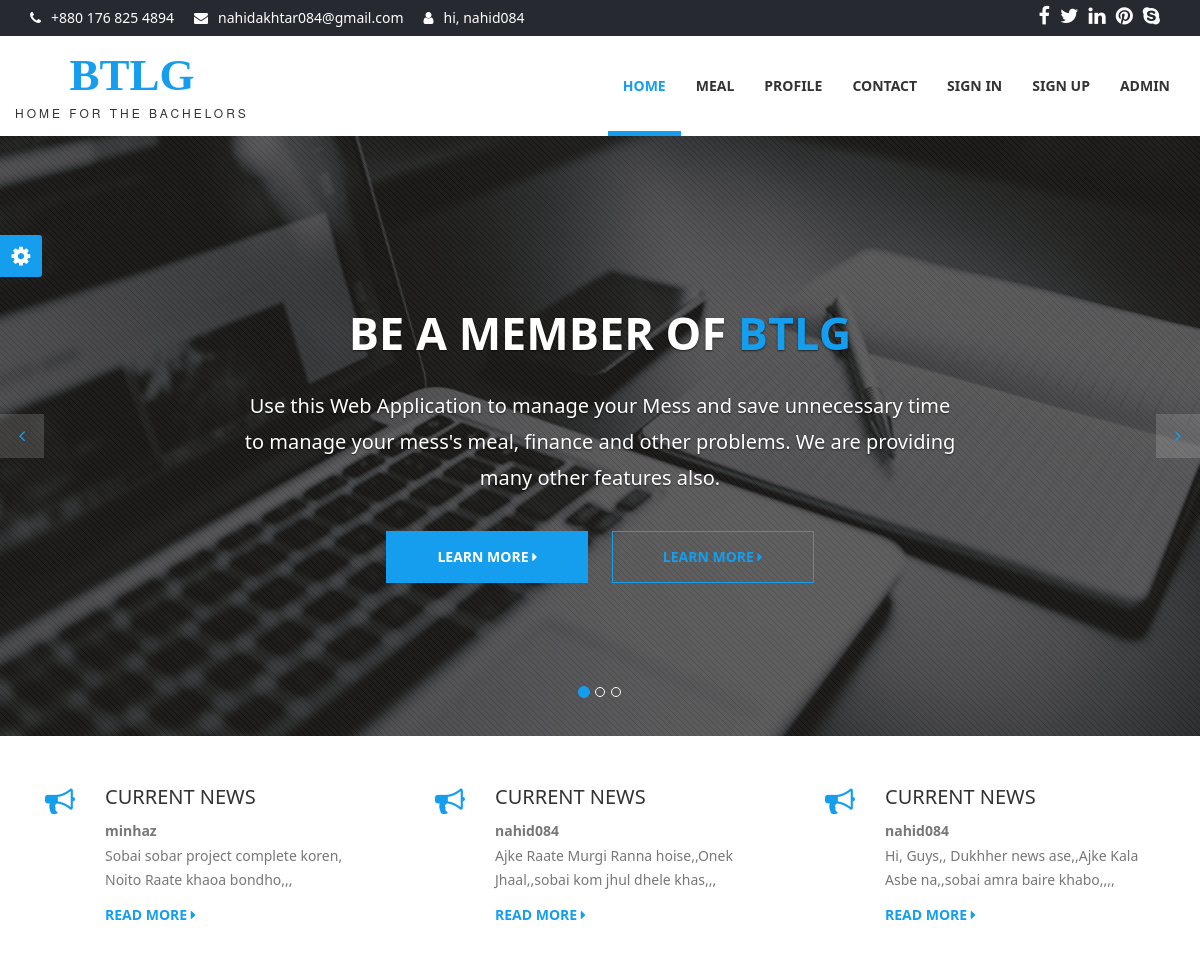
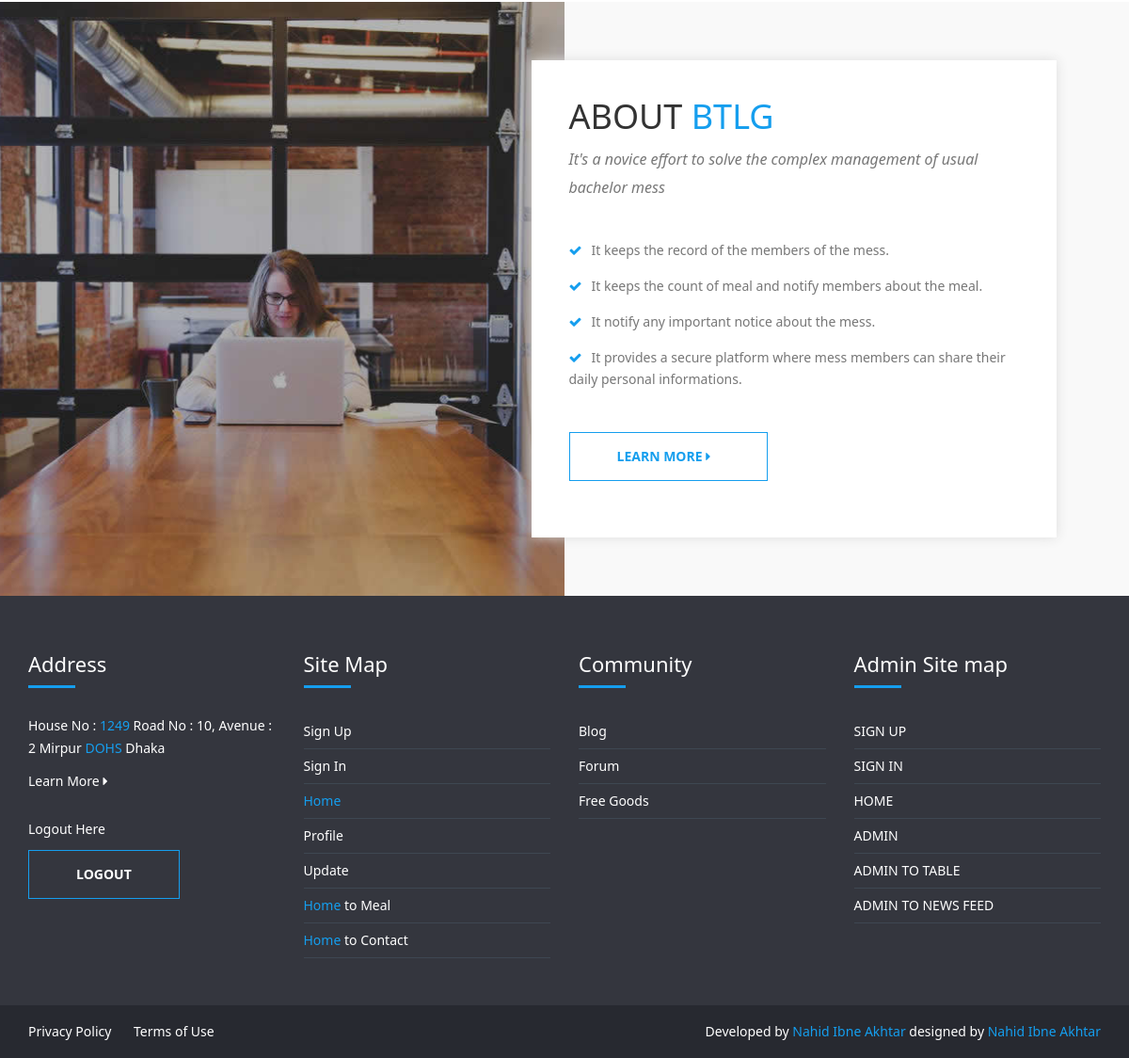
The app's page /index.php (signed in) with its own data (2 pictures, top to bottom).
### tables this page shows
CREATE TABLE `currentnews` (
  `newsid` int(15) NOT NULL,
  `uid` int(11) NOT NULL,
  `news` varchar(1500) NOT NULL,
  `cdate` varchar(25) NOT NULL
);

CREATE TABLE `member` (
  `uid` int(11) NOT NULL,
  `username` varchar(50) NOT NULL,
  `firstname` varchar(50) NOT NULL,
  `lastname` varchar(50) NOT NULL,
  `email` varchar(100) NOT NULL,
  `phoneno` varchar(20) NOT NULL,
  `secondaryphoneno` varchar(20) NOT NULL,
  `birthdate` varchar(100) NOT NULL,
  `mphoto` longblob DEFAULT NULL,
  `address` varchar(300) NOT NULL,
  `password` varchar(100) NOT NULL,
  `memberstatus` int(3) NOT NULL
);

### index.php (the view, shortened to what this page needs)
<?php
include "lib/connection.php";
if(isset($_SESSION['username'])){
    $crntusr = $_SESSION['username'];
}else{
    $crntusr ="";
}
$queryid = "SELECT uid FROM member WHERE username = '$crntusr'";
$result1 = mysqli_query($conn,$queryid);
while($row = mysqli_fetch_array($result1)){
    $id = $row['uid'];}
    ?>
    <!DOCTYPE html>
    <html>
    <head>
        <link rel="stylesheet" href="https://cdnjs.cloudflare.com/ajax/libs/font-awesome/4.5.0/css/font-awesome.min.css">
        <link rel="stylesheet" href="scss/main.css">
        <link rel="stylesheet" href="scss/skin.css">
    </head>
    <body id="wrapper">
        <section id="top-header">
            <div class="container">
                <div class="row">
                    <div class="col-md-7 col-sm-7 col-xs-7 top-header-links">
                        <ul class="contact_links">
                            <li><i class="fa fa-phone"></i><a href="#">+880 176 825 4894</a></li>
                            <li><i class="fa fa-envelope"></i><a href="#">nahidakhtar084@gmail.com</a></li>
                            <li><i class="fa fa-user"></i><?php
                            if(isset($_SESSION['username'])){
                               echo "hi, ".$_SESSION['username'];
                           }?></li>
                       </ul>
                   </div>
                   <div class="col-md-5 col-sm-5 col-xs-5 social">
                    <ul class="social_links">
                        <li><a href="#"><i class="fa fa-facebook"></i></a></li>
                        <li><a href="#"><i class="fa fa-twitter"></i></a></li>
                        <li><a href="#"><i class="fa fa-linkedin"></i></a></li>
                        <li><a href="#"><i class="fa fa-pinterest"></i></a></li>
                        <li><a href="#"><i class="fa fa-skype"></i></a></li>
                    </ul>
                </div>
            </div>
        </div>
</section>
<header>
    <nav class="navbar navbar-inverse">
        <div class="container">
            <div class="row">
                <div class="navbar-header">
                    <a class="navbar-brand" href="#">
                        <h1>BTLG</h1><span>Home for the Bachelors</span></a>
                    </div>
                    <div id="navbar" class="collapse navbar-collapse navbar-right">
                        <ul class="nav navbar-nav">
                            <li class="active"><a href="#">Home</a></li>
                            <li><a href="meal.php?id=<?php
                            if($id != null){
                               echo $id;}else{
                                header('location: login.php');
                            }
                            ?>">Meal</a></li>
                        <li><a href="profile.php?username=<?php
                        if(isset($_SESSION['username'])){
                           echo $_SESSION['username'];}else{
                            echo "";
                        }
                           ?>">Profile</a></li>
                        <li><a href="contact.html">Contact</a></li>
                        <li><a href="login.php">Sign In</a></li>
                        <li><a href="registration.php">Sign Up</a></li>
                    <?php
                        $queryadmin = "SELECT memberstatus FROM member WHERE username = '$crntusr'";
                        $result1 = mysqli_query($conn,$queryadmin);
                        $ad =0;
                        while($row = mysqli_fetch_array($result1)){
                         $ad = $row['memberstatus'];}
                         if($ad == 2){
                          ?>
                          <li><a href="admin/admin.php?id=<?php echo $id?>">Admin</a></li>
                    <?php
                      }
                    ?>
                  </ul>
              </div>
          </div>
      </div>
  </nav>
</header>
<div id="myCarousel" class="carousel slide">
    <ol class="carousel-indicators">
        <li data-target="#myCarousel" data-slide-to="0" class="active"></li>
        <li data-target="#myCarousel" data-slide-to="1"></li>
        <li data-target="#myCarousel" data-slide-to="2"></li>
    </ol>
    <div class="carousel-inner">
        <div class="item active">
            <div class="fill" style="background-image:url('img/banner-slide-1.jpg');"></div>
            <div class="carousel-caption slide-up">
                <h1 class="banner_heading">BE A MEMBER OF<span> BTLG </span></h1>
                <p class="banner_txt">Use this Web Application to manage your Mess and save unnecessary time to manage your mess's meal, finance and other problems. We are providing many other features also.</p>
                <div class="slider_btn">
                    <button type="button" class="btn btn-default slide">Learn More <i class="fa fa-caret-right"></i></button>
                    <button type="button" class="btn btn-primary slide">Learn More <i class="fa fa-caret-right"></i></button>
                </div>
            </div>
        </div>
    </div>
    <a class="left carousel-control" href="#myCarousel" role="button" data-slide="prev"> <i class="fa fa-angle-left" aria-hidden="true"></i>
    </a>
    <a class="right carousel-control" href="#myCarousel" role="button" data-slide="next"> <i class="fa fa-angle-right" aria-hidden="true"></i>
    </a>
</div>
<?php
$queryadmin = "SELECT memberstatus FROM member WHERE username = '$crntusr'";
$result1 = mysqli_query($conn,$queryadmin);
$ad =0;
while($row = mysqli_fetch_array($result1)){
 $ad = $row['memberstatus'];}
 if($ad == 2 OR $ad == 1){
  ?>
  <section id="features">
    <div class="container">
        <div class="row">
            <?php
            $runquery = mysqli_query($conn,"SELECT * FROM currentnews ORDER BY newsid DESC LIMIT 3");
            while ($resshow = mysqli_fetch_assoc($runquery)) {
                ?>
                <div class="col-md-4 col-xs-12 block">
                    <div class="col-md-2 col-xs-2"><i class="fa fa-bullhorn feature_icon"></i></div>
                    <div class="col-md-10 col-xs-10">
                        <h4>Current News</h4>
                        <?php
                        $sid = $resshow['uid'];
                        $queryname = "SELECT username FROM member WHERE uid = '$sid'";
                        $result1 = mysqli_query($conn,$queryname);
                        while($row = mysqli_fetch_array($result1)){
                            echo "<b>".$row['username']."</b>";}
                            ?>
                            <p>
                                <?php echo $resshow['news'];?>
                            </p>
                            <a href="recnews.php?id=<?php echo $id?>" class="readmore">Read More <i class="fa fa-caret-right"></i></a>
                        </div>
                    </div>
                    <?php
                }
                ?>
            </div>
        </div>
    </section>
    <?php
}
?>
<section id="about">
    <div class="image-holder col-lg-6 col-md-6 col-sm-6 col-xs-12 pull-left">
        <div class="background-imgholder">
        </div>
    </div>
    <div class="container-fluid">
        <div class="col-md-7 col-md-offset-5 col-sm-8 col-sm-offset-2 col-xs-12 text-inner ">
            <div class="text-block">
                <div class="section-heading">
                    <h1>ABOUT <span>BTLG</span></h1>
                    <p class="subheading">It's a novice effort to solve the complex management of usual bachelor mess</p>
                </div>
                <ul class="aboutul">
                    <li> <i class="fa fa-check"></i>It keeps the record of the members of the mess.</li>
                    <li> <i class="fa fa-check"></i>It keeps the count of meal and notify members about the meal.</li>
                    <li> <i class="fa fa-check"></i>It notify any important notice about the mess.</li>
                    <li> <i class="fa fa-check"></i>It provides a secure platform where mess members can share their daily personal informations.</li>
                </ul>
                <button type="button" class="btn btn-primary slide">Learn More  <i class="fa fa-caret-right"></i> </button>
            </div>
        </div>
    </div>
</section>
<section id="footer">
    <div class="container">
        <div class="row">
            <div class="col-md-3 col-sm-3 col-xs-12 block">
                <div class="footer-block">
                    <h4>Address</h4>
                    <hr/>
                    <p>
                        House No : <span>1249</span>
                        Road No : 10, Avenue : 2
                        Mirpur<span> DOHS</span>
                        Dhaka
                    </p>
                    <a href="#" class="learnmore">Learn More <i class="fa fa-caret-right"></i></a>
                    <br>
                    <br>
                    <p>Logout Here</p>
                    <button class="btn btn-primary btn-large"><a href="index.php?logout='1'">Logout</a></button>
                </div>
            </div>
            <div class="col-md-3 col-sm-3 col-xs-12 block">
                <div class="footer-block">
                    <h4>Site Map</h4>
                    <hr/>
                    <ul class="footer-links">
                        <li><a href="#">Sign Up</a></li>
                        <li><a href="#">Sign In</a></li>
                        <li><a href="#"><span>Home</span></a></li>
                        <li><a href="#">Profile</a></li>
                        <li><a href="#">Update</a></li>
                        <li><a href="#"><span>Home </span>to Meal</a></li>
                        <li><a href="#"><span>Home </span>to Contact</a></li>
                    </ul>
                </div>
            </div>
            <div class="col-md-3 col-sm-3 col-xs-12 block">
                <div class="footer-block">
                    <h4>Community</h4>
                    <hr/>
                    <ul class="footer-links">
                        <li><a href="#">Blog</a></li>
                        <li><a href="#">Forum</a></li>
                        <li><a href="#">Free Goods</a></li>
                    </ul>
                </div>
            </div>
            <div class="col-md-3 col-sm-3 col-xs-12 <block></block>">
                <div class="footer-block">
                    <h4>Admin Site map</h4>
                    <hr/>
                    <ul class="footer-links">
                        <li>
                            <a href="#" class="post">Sign Up</a>
                        </li>
                        <li>
                            <a href="#" class="post">Sign In</a>
                        </li>
                        <li>
                            <a href="#" class="post">Home</a>
                        </li>
                        <li>
                            <a href="#" class="post">Admin</a>
                        </li>
                        <li>
                            <a href="#" class="post">Admin to table</a>
                        </li>
                        <li>
                            <a href="#" class="post">Admin to News Feed</a>
                        </li>
                    </ul>
                </div>
            </div>
        </div>
    </div>
</section>
<section id="bottom-footer">
    <div class="container">
        <div class="row">
            <div class="col-md-6 col-sm-6 col-xs-12 btm-footer-links">
                <a href="#">Privacy Policy</a>
                <a href="#">Terms of Use</a>
            </div>
            <div class="col-md-6 col-sm-6 col-xs-12 copyright">
                Developed by <a href="#">Nahid Ibne Akhtar</a> designed by <a href="#">Nahid Ibne Akhtar</a>
            </div>
        </div>
    </div>
</section>
<div id="panel">
    <a class="open" href="#"><span><i class="fa fa-gear fa-spin"></i></span></a>
</div>
</html>

### records on screen
currentnews: news "Sobai sobar project complete koren, Noito Raate khaoa bondho,,,"
member: username "minhaz"
currentnews: news "Ajke Raate Murgi Ranna hoise,,Onek Jhaal,,sobai kom jhul dhele khas,,,"
member: username "nahid084"
currentnews: news "Hi, Guys,, Dukhher news ase,,Ajke Kala Asbe na,,sobai amra baire khabo,,,,"

### other values on screen
$_SESSION['username'] "nahid084"
